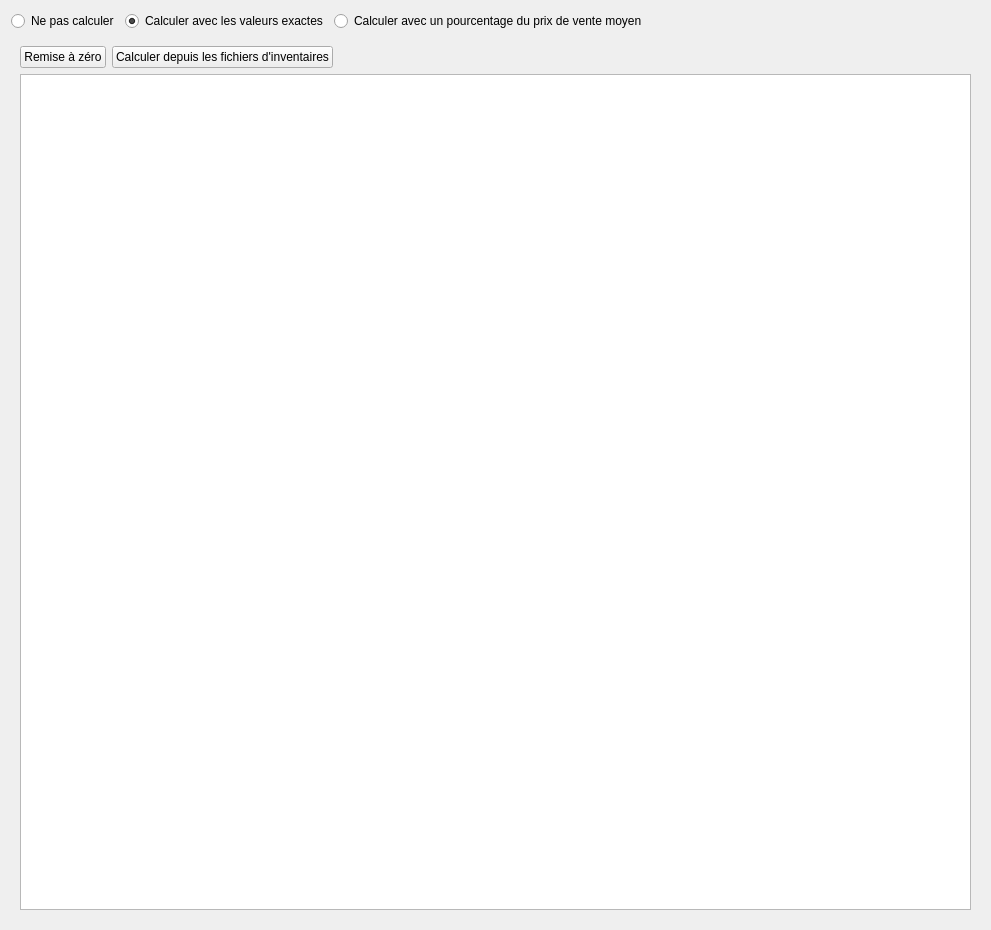
<?xml version="1.0" encoding="UTF-8"?>
<ui version="4.0">
 <class>PaneDeportedInventory</class>
 <widget class="QWidget" name="PaneDeportedInventory">
  <property name="geometry">
   <rect>
    <x>0</x>
    <y>0</y>
    <width>991</width>
    <height>930</height>
   </rect>
  </property>
  <property name="windowTitle">
   <string>Stock déporté</string>
  </property>
  <layout class="QVBoxLayout" name="verticalLayout_2">
   <item>
    <layout class="QHBoxLayout" name="horizontalLayout_2">
     <item>
      <widget class="QRadioButton" name="radioNoCompute">
       <property name="text">
        <string>Ne pas calculer</string>
       </property>
      </widget>
     </item>
     <item>
      <widget class="QRadioButton" name="radioExactValues">
       <property name="text">
        <string>Calculer avec les valeurs exactes</string>
       </property>
       <property name="checked">
        <bool>true</bool>
       </property>
      </widget>
     </item>
     <item>
      <widget class="QRadioButton" name="radioPercentage">
       <property name="text">
        <string>Calculer avec un pourcentage du prix de vente moyen</string>
       </property>
      </widget>
     </item>
     <item>
      <spacer name="horizontalSpacer_2">
       <property name="orientation">
        <enum>Qt::Horizontal</enum>
       </property>
       <property name="sizeHint" stdset="0">
        <size>
         <width>40</width>
         <height>20</height>
        </size>
       </property>
      </spacer>
     </item>
    </layout>
   </item>
   <item>
    <widget class="QStackedWidget" name="stackedWidget">
     <property name="currentIndex">
      <number>1</number>
     </property>
     <widget class="QWidget" name="pageNoCompute"/>
     <widget class="QWidget" name="pageExactValues">
      <layout class="QVBoxLayout" name="verticalLayout">
       <item>
        <layout class="QHBoxLayout" name="horizontalLayout_3">
         <item>
          <widget class="QPushButton" name="buttonReset">
           <property name="toolTip">
            <string>Remet la valeur par défaut</string>
           </property>
           <property name="text">
            <string>Remise à zéro</string>
           </property>
          </widget>
         </item>
         <item>
          <widget class="QPushButton" name="buttonComputeFromInventoryFiles">
           <property name="text">
            <string>Calculer depuis les fichiers d'inventaires</string>
           </property>
          </widget>
         </item>
         <item>
          <spacer name="horizontalSpacer_3">
           <property name="orientation">
            <enum>Qt::Horizontal</enum>
           </property>
           <property name="sizeHint" stdset="0">
            <size>
             <width>40</width>
             <height>20</height>
            </size>
           </property>
          </spacer>
         </item>
        </layout>
       </item>
       <item>
        <widget class="QTableView" name="tableViewPrices">
         <property name="selectionBehavior">
          <enum>QAbstractItemView::SelectRows</enum>
         </property>
         <attribute name="horizontalHeaderStretchLastSection">
          <bool>true</bool>
         </attribute>
        </widget>
       </item>
      </layout>
     </widget>
     <widget class="QWidget" name="pagePercentage">
      <layout class="QHBoxLayout" name="horizontalLayout">
       <item>
        <layout class="QFormLayout" name="formLayout_2">
         <item row="0" column="0">
          <widget class="QLabel" name="label">
           <property name="text">
            <string>Pourcentage</string>
           </property>
          </widget>
         </item>
         <item row="0" column="1">
          <widget class="QDoubleSpinBox" name="spinBoxPercentage">
           <property name="maximum">
            <double>100.000000000000000</double>
           </property>
           <property name="value">
            <double>30.000000000000000</double>
           </property>
          </widget>
         </item>
        </layout>
       </item>
       <item>
        <spacer name="horizontalSpacer">
         <property name="orientation">
          <enum>Qt::Horizontal</enum>
         </property>
         <property name="sizeHint" stdset="0">
          <size>
           <width>791</width>
           <height>20</height>
          </size>
         </property>
        </spacer>
       </item>
      </layout>
     </widget>
    </widget>
   </item>
  </layout>
 </widget>
 <resources/>
 <connections/>
</ui>
